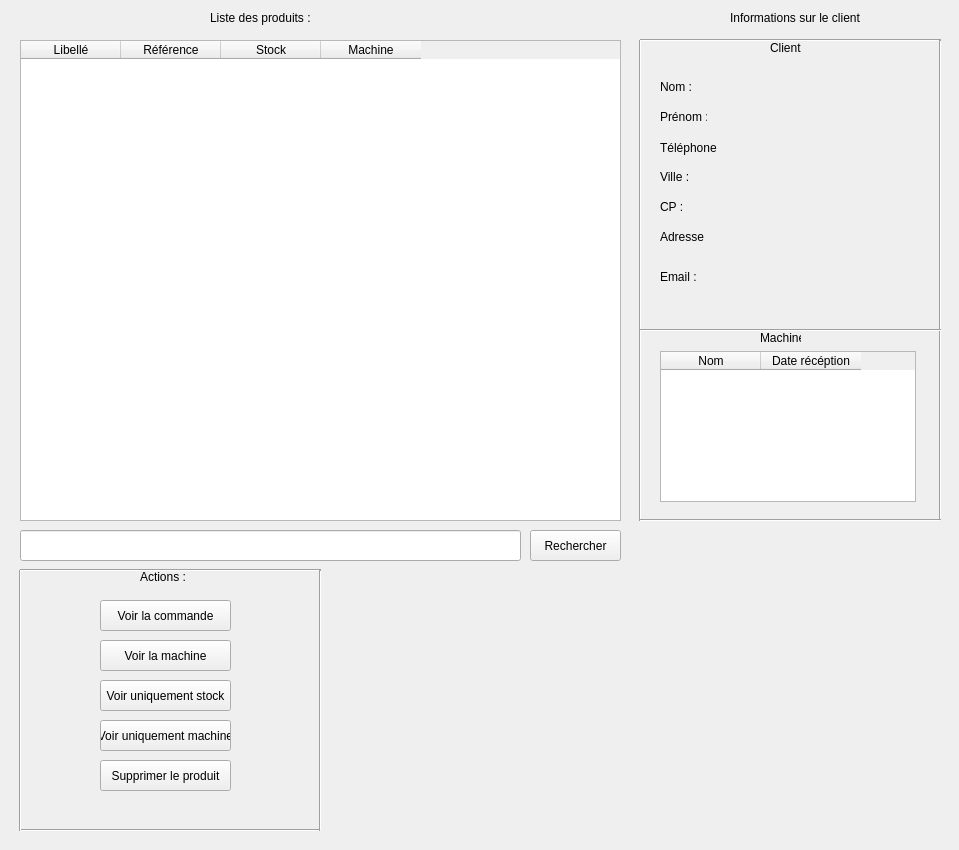
      <widget class="QWidget" name="tabProduit">
       <attribute name="title">
        <string>Produits</string>
       </attribute>
       <widget class="QTableWidget" name="tableWidget_4">
        <property name="geometry">
         <rect>
          <x>20</x>
          <y>40</y>
          <width>601</width>
          <height>481</height>
         </rect>
        </property>
        <property name="editTriggers">
         <set>QAbstractItemView::NoEditTriggers</set>
        </property>
        <column>
         <property name="text">
          <string>Libellé</string>
         </property>
        </column>
        <column>
         <property name="text">
          <string>Référence</string>
         </property>
        </column>
        <column>
         <property name="text">
          <string>Stock</string>
         </property>
        </column>
        <column>
         <property name="text">
          <string>Machine</string>
         </property>
        </column>
       </widget>
       <widget class="QLabel" name="label_15">
        <property name="geometry">
         <rect>
          <x>210</x>
          <y>10</y>
          <width>111</width>
          <height>16</height>
         </rect>
        </property>
        <property name="text">
         <string>Liste des produits :</string>
        </property>
       </widget>
       <widget class="QLineEdit" name="lineEditRechercheMachine_3">
        <property name="geometry">
         <rect>
          <x>20</x>
          <y>530</y>
          <width>501</width>
          <height>31</height>
         </rect>
        </property>
       </widget>
       <widget class="QPushButton" name="pushButtonRechercherMachine_3">
        <property name="geometry">
         <rect>
          <x>530</x>
          <y>530</y>
          <width>91</width>
          <height>31</height>
         </rect>
        </property>
        <property name="text">
         <string>Rechercher</string>
        </property>
       </widget>
       <widget class="Line" name="line_20">
        <property name="geometry">
         <rect>
          <x>630</x>
          <y>40</y>
          <width>20</width>
          <height>481</height>
         </rect>
        </property>
        <property name="orientation">
         <enum>Qt::Vertical</enum>
        </property>
       </widget>
       <widget class="Line" name="line_21">
        <property name="geometry">
         <rect>
          <x>640</x>
          <y>30</y>
          <width>301</width>
          <height>20</height>
         </rect>
        </property>
        <property name="orientation">
         <enum>Qt::Horizontal</enum>
        </property>
       </widget>
       <widget class="Line" name="line_22">
        <property name="geometry">
         <rect>
          <x>930</x>
          <y>40</y>
          <width>20</width>
          <height>481</height>
         </rect>
        </property>
        <property name="orientation">
         <enum>Qt::Vertical</enum>
        </property>
       </widget>
       <widget class="Line" name="line_23">
        <property name="geometry">
         <rect>
          <x>640</x>
          <y>510</y>
          <width>301</width>
          <height>20</height>
         </rect>
        </property>
        <property name="orientation">
         <enum>Qt::Horizontal</enum>
        </property>
       </widget>
       <widget class="QPushButton" name="pushButton_14">
        <property name="geometry">
         <rect>
          <x>100</x>
          <y>680</y>
          <width>131</width>
          <height>31</height>
         </rect>
        </property>
        <property name="text">
         <string>Voir uniquement stock</string>
        </property>
       </widget>
       <widget class="QPushButton" name="pushButton_15">
        <property name="geometry">
         <rect>
          <x>100</x>
          <y>720</y>
          <width>131</width>
          <height>31</height>
         </rect>
        </property>
        <property name="text">
         <string>Voir uniquement machine</string>
        </property>
       </widget>
       <widget class="QPushButton" name="pushButton_13">
        <property name="geometry">
         <rect>
          <x>100</x>
          <y>640</y>
          <width>131</width>
          <height>31</height>
         </rect>
        </property>
        <property name="text">
         <string>Voir la machine</string>
        </property>
       </widget>
       <widget class="QPushButton" name="pushButton_12">
        <property name="geometry">
         <rect>
          <x>100</x>
          <y>600</y>
          <width>131</width>
          <height>31</height>
         </rect>
        </property>
        <property name="text">
         <string>Voir la commande</string>
        </property>
       </widget>
       <widget class="QPushButton" name="pushButton_16">
        <property name="geometry">
         <rect>
          <x>100</x>
          <y>760</y>
          <width>131</width>
          <height>31</height>
         </rect>
        </property>
        <property name="text">
         <string>Supprimer le produit</string>
        </property>
       </widget>
       <widget class="QLabel" name="label_40">
        <property name="geometry">
         <rect>
          <x>770</x>
          <y>40</y>
          <width>31</width>
          <height>16</height>
         </rect>
        </property>
        <property name="text">
         <string>Client </string>
        </property>
       </widget>
       <widget class="QLabel" name="label_41">
        <property name="geometry">
         <rect>
          <x>760</x>
          <y>330</y>
          <width>41</width>
          <height>16</height>
         </rect>
        </property>
        <property name="text">
         <string>Machine</string>
        </property>
       </widget>
       <widget class="QLabel" name="label_42">
        <property name="geometry">
         <rect>
          <x>660</x>
          <y>110</y>
          <width>47</width>
          <height>13</height>
         </rect>
        </property>
        <property name="text">
         <string>Prénom :</string>
        </property>
       </widget>
       <widget class="QLabel" name="label_43">
        <property name="geometry">
         <rect>
          <x>660</x>
          <y>170</y>
          <width>47</width>
          <height>13</height>
         </rect>
        </property>
        <property name="text">
         <string>Ville :</string>
        </property>
       </widget>
       <widget class="QLabel" name="label_44">
        <property name="geometry">
         <rect>
          <x>660</x>
          <y>200</y>
          <width>47</width>
          <height>13</height>
         </rect>
        </property>
        <property name="text">
         <string>CP :</string>
        </property>
       </widget>
       <widget class="QLabel" name="labelAdresse_5">
        <property name="geometry">
         <rect>
          <x>660</x>
          <y>230</y>
          <width>47</width>
          <height>13</height>
         </rect>
        </property>
        <property name="text">
         <string>Adresse :</string>
        </property>
       </widget>
       <widget class="QLabel" name="label_45">
        <property name="geometry">
         <rect>
          <x>660</x>
          <y>80</y>
          <width>47</width>
          <height>13</height>
         </rect>
        </property>
        <property name="text">
         <string>Nom :</string>
        </property>
       </widget>
       <widget class="QLabel" name="label_46">
        <property name="geometry">
         <rect>
          <x>730</x>
          <y>10</y>
          <width>131</width>
          <height>16</height>
         </rect>
        </property>
        <property name="text">
         <string>Informations sur le client :</string>
        </property>
       </widget>
       <widget class="QTableWidget" name="tableWidgetMachineClient4">
        <property name="geometry">
         <rect>
          <x>660</x>
          <y>351</y>
          <width>256</width>
          <height>151</height>
         </rect>
        </property>
        <property name="editTriggers">
         <set>QAbstractItemView::NoEditTriggers</set>
        </property>
        <column>
         <property name="text">
          <string>Nom</string>
         </property>
        </column>
        <column>
         <property name="text">
          <string>Date récéption</string>
         </property>
        </column>
       </widget>
       <widget class="QLabel" name="labelMail_5">
        <property name="geometry">
         <rect>
          <x>660</x>
          <y>270</y>
          <width>47</width>
          <height>13</height>
         </rect>
        </property>
        <property name="text">
         <string>Email :</string>
        </property>
       </widget>
       <widget class="QLabel" name="label_47">
        <property name="geometry">
         <rect>
          <x>660</x>
          <y>140</y>
          <width>61</width>
          <height>16</height>
         </rect>
        </property>
        <property name="text">
         <string>Téléphone :</string>
        </property>
       </widget>
       <widget class="Line" name="line_25">
        <property name="geometry">
         <rect>
          <x>640</x>
          <y>320</y>
          <width>301</width>
          <height>20</height>
         </rect>
        </property>
        <property name="orientation">
         <enum>Qt::Horizontal</enum>
        </property>
       </widget>
       <widget class="Line" name="line_41">
        <property name="geometry">
         <rect>
          <x>20</x>
          <y>820</y>
          <width>301</width>
          <height>21</height>
         </rect>
        </property>
        <property name="orientation">
         <enum>Qt::Horizontal</enum>
        </property>
       </widget>
       <widget class="Line" name="line_42">
        <property name="geometry">
         <rect>
          <x>10</x>
          <y>570</y>
          <width>21</width>
          <height>261</height>
         </rect>
        </property>
        <property name="orientation">
         <enum>Qt::Vertical</enum>
        </property>
       </widget>
       <widget class="Line" name="line_43">
        <property name="geometry">
         <rect>
          <x>20</x>
          <y>560</y>
          <width>301</width>
          <height>21</height>
         </rect>
        </property>
        <property name="orientation">
         <enum>Qt::Horizontal</enum>
        </property>
       </widget>
       <widget class="Line" name="line_44">
        <property name="geometry">
         <rect>
          <x>310</x>
          <y>570</y>
          <width>21</width>
          <height>261</height>
         </rect>
        </property>
        <property name="orientation">
         <enum>Qt::Vertical</enum>
        </property>
       </widget>
       <widget class="QLabel" name="label_48">
        <property name="geometry">
         <rect>
          <x>140</x>
          <y>570</y>
          <width>47</width>
          <height>13</height>
         </rect>
        </property>
        <property name="text">
         <string>Actions :</string>
        </property>
       </widget>
       <widget class="QLabel" name="labelEmailClient_4">
        <property name="geometry">
         <rect>
          <x>740</x>
          <y>270</y>
          <width>181</width>
          <height>16</height>
         </rect>
        </property>
        <property name="text">
         <string/>
        </property>
       </widget>
       <widget class="QLabel" name="labelCPClient_4">
        <property name="geometry">
         <rect>
          <x>750</x>
          <y>200</y>
          <width>171</width>
          <height>16</height>
         </rect>
        </property>
        <property name="text">
         <string/>
        </property>
       </widget>
       <widget class="QLabel" name="labelNomClient_4">
        <property name="geometry">
         <rect>
          <x>750</x>
          <y>80</y>
          <width>171</width>
          <height>16</height>
         </rect>
        </property>
        <property name="text">
         <string/>
        </property>
       </widget>
       <widget class="QLabel" name="labelPrenomClient_4">
        <property name="geometry">
         <rect>
          <x>750</x>
          <y>110</y>
          <width>171</width>
          <height>16</height>
         </rect>
        </property>
        <property name="text">
         <string/>
        </property>
       </widget>
       <widget class="QLabel" name="labelVilleClient_4">
        <property name="geometry">
         <rect>
          <x>750</x>
          <y>170</y>
          <width>171</width>
          <height>16</height>
         </rect>
        </property>
        <property name="text">
         <string/>
        </property>
       </widget>
       <widget class="QLabel" name="labelAdresseClient_4">
        <property name="geometry">
         <rect>
          <x>750</x>
          <y>230</y>
          <width>171</width>
          <height>16</height>
         </rect>
        </property>
        <property name="text">
         <string/>
        </property>
       </widget>
       <widget class="QLabel" name="labelTelClient_4">
        <property name="geometry">
         <rect>
          <x>750</x>
          <y>140</y>
          <width>171</width>
          <height>16</height>
         </rect>
        </property>
        <property name="text">
         <string/>
        </property>
       </widget>
      </widget>
